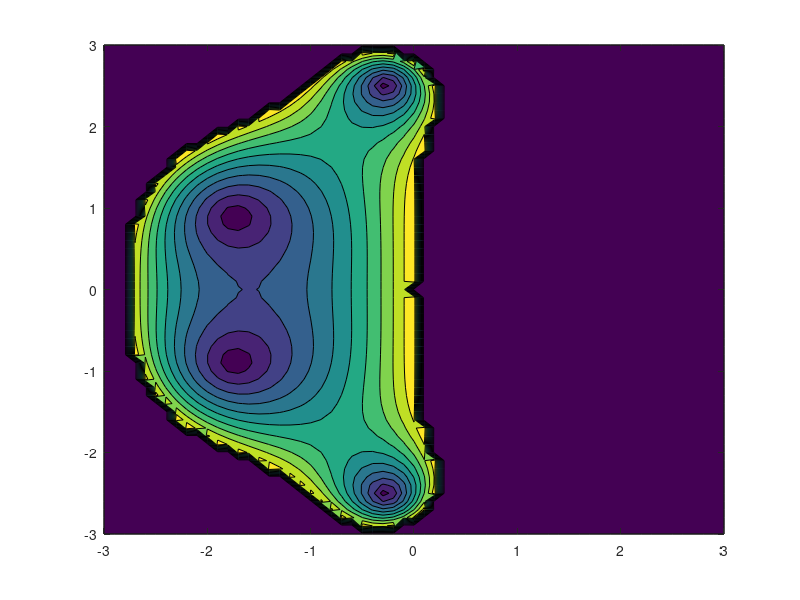
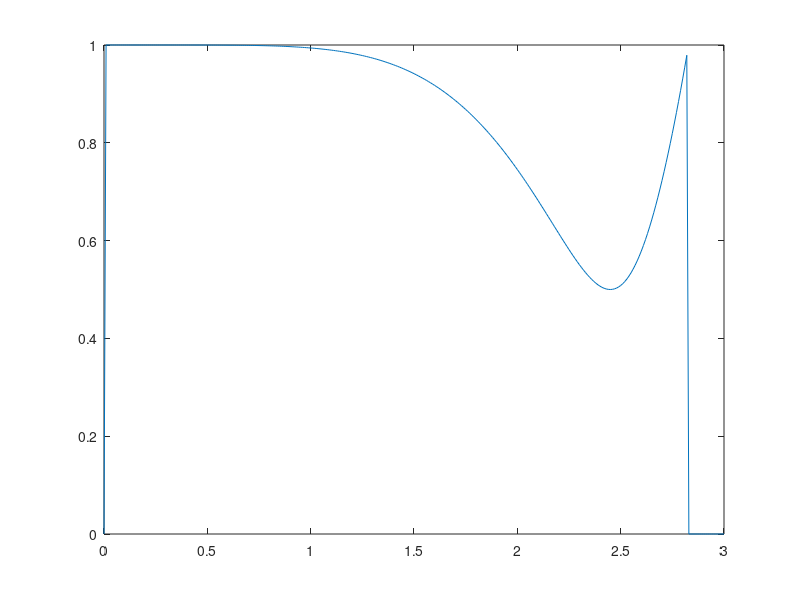

Write the MATLAB code that produced these figures, in order.
clc; clear all; close all;

x=-3:0.1:3;
[X,Y]=meshgrid(x,x);

L=(X+1i*Y);
AMPLI=1+L+.5*L.^2+(L.^3)/6+(L.^4)/24;
AMPLI=abs(AMPLI);

figure(1)
contourf(X,Y,AMPLI.*(AMPLI<1))


x=0:0.01:3;
L=1i*x;
AMPLI=1+L+.5*L.^2+(L.^3)/6+(L.^4)/24;
AMPLI=abs(AMPLI);

figure(2)
plot(x,AMPLI.*(AMPLI<1))